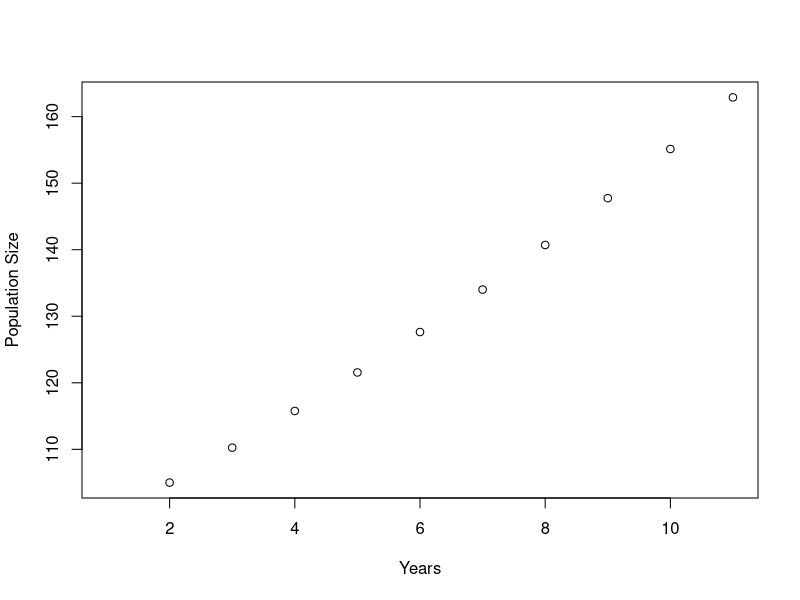

Generate this figure with R:
#############################
#Use the psudeo code structur to actually write code to model pop growth

#1) Setup - load pkgs, set wd, etc 


#2) Input data, param vals, initial cond
#set N to 100
#set R to 1.05
#initialize a vector to stor pop size over years
NN <- 100
RR <- 1.05
pop <- NULL
ttmax <- 10
#3) Preform calcs
#make a for loop that goes 10 years
#in loop make new N based on previous N*R
#store each value in pop vector

for(tt in 1:ttmax){
        NN <- NN * RR
        pop[tt+1] <- NN
}

#4) Display results by plotting, saving, or showing
#print N at 10 years
#plot pop vector v t

plot(1:(ttmax+1), pop, xlab = "Years", ylab = "Population Size")
